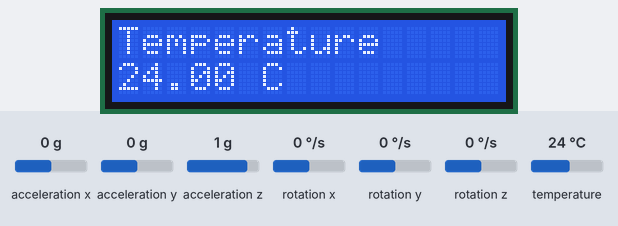
This sketch was run on a simulated Arduino Uno, built with avr-gcc and run on an emulated ATmega328P. Parts: 16×2 character LCD. Inputs (shaded band) come from the test bench; at power-on: temperature 24 °C, acceleration x 0 g, acceleration y 0 g, acceleration z 1 g, rotation x 0 °/s, rotation y 0 °/s, rotation z 0 °/s.

Above: at 3.2 s.
3.3 s: temperature set to 12 °C
At 4.9 s:
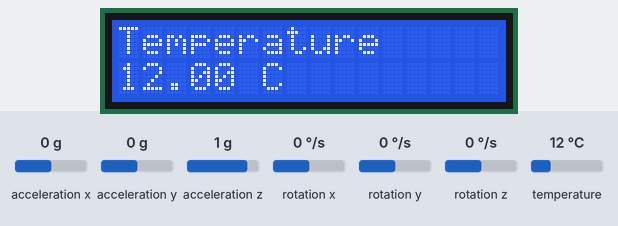
5.2 s: temperature set to 19 °C
At 5.8 s:
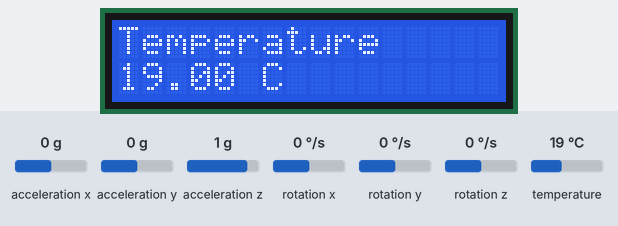
6.8 s: temperature set to 28 °C
At 7.9 s:
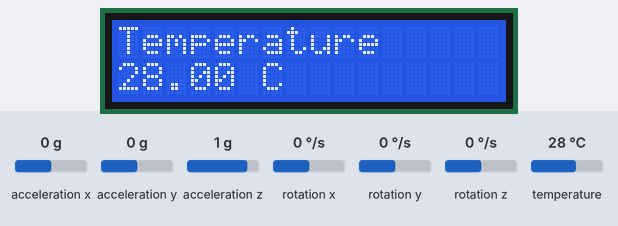
Timing chart, 0 to 9.8 s (numbered marks = the images above; inputs shaded):
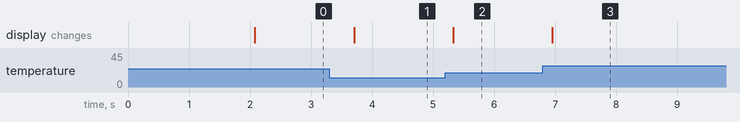

Measured:
- after the input at 3.3 s, the display: changes after 0.40 s (image 1)
- after the input at 5.2 s, the display: changes after 0.13 s (image 2)

The sketch:

PIF_-_Bra_oRob_tico.ino
```cpp
#include<LiquidCrystal.h>
LiquidCrystal lcd(8,9,10,11,12,13);
#include <Wire.h>
#include <MPU6050.h>

#define period 10000

MPU6050 mpu;

int count=0;
char okFlag=0;

void setup()
{
  lcd.begin(16,2);
  //Serial.begin(9600);
  //Serial.println("Initialize MPU6050");
  while(!mpu.begin(MPU6050_SCALE_2000DPS, MPU6050_RANGE_2G))
  {
    lcd.clear();
    lcd.print("Device not Found");
    //Serial.println("Could not find a valid MPU6050 sensor, check wiring!");
    delay(500);
  }
  count=0;

  mpu.calibrateGyro();
  mpu.setThreshold(3);

  lcd.clear();
  lcd.print("MPU6050 Interface");
  lcd.setCursor(0,1);
  lcd.print(" Circuit Digest");
  delay(2000);
  lcd.clear();
}

void loop()
{
    lcd.clear();
    lcd.print("Temperature");
    long st=millis();
    Serial.println("Temperature");
    while(millis()<st+period)
    {
      lcd.setCursor(0,1);
      tempShow();
    }

    lcd.clear();
    lcd.print("Gyro");
    delay(2000);
    st=millis();
    Serial.println("Gyro");
    while(millis()<st+period)
    {
      lcd.setCursor(0,1);
      gyroShow();
    }

    lcd.clear();
    lcd.print("Accelerometer");
    delay(2000);
    st=millis();
    Serial.println("Accelerometer");
    while(millis()<st+period)
    {
      lcd.setCursor(0,1);
      accelShow();
    }
}

void tempShow()
{
    float temp = mpu.readTemperature();
    Serial.print(" Temp = ");
    Serial.print(temp);
    Serial.println(" *C");
    lcd.clear();
    lcd.print("Temperature");
    lcd.setCursor(0,1);
    lcd.print(temp);
    lcd.write((byte)0);
    lcd.print("C");
    delay(400);
}

void gyroShow()
{
  //lcd.setCursor(0,0);
  lcd.clear();
  lcd.print(" X     Y     Z");
  Vector rawGyro = mpu.readRawGyro();
  Vector normGyro = mpu.readNormalizeGyro();
  lcd.setCursor(0,1);
  lcd.print(normGyro.XAxis,1);
  lcd.setCursor(6,1);
  lcd.print(normGyro.YAxis,1);
  lcd.setCursor(12,1);
  lcd.print(normGyro.ZAxis,1);
  Serial.print(" Xnorm = ");
  Serial.print(normGyro.XAxis);
  Serial.print(" Ynorm = ");
  Serial.print(normGyro.YAxis);
  Serial.print(" Znorm = ");
  Serial.println(normGyro.ZAxis);
  delay(200);
}

void accelShow()
{
 // lcd.setCursor(0,0);
  lcd.clear();
  lcd.print(" X     Y     Z");
  Vector rawAccel = mpu.readRawAccel();
  Vector normAccel = mpu.readNormalizeAccel();
  lcd.setCursor(0,1);
  lcd.print(normAccel.XAxis,1);
  lcd.setCursor(6,1);
  lcd.print(normAccel.YAxis,1);
  lcd.setCursor(12,1);
  lcd.print(normAccel.ZAxis,1);
  Serial.print(" Xnorm = ");
  Serial.print(normAccel.XAxis);
  Serial.print(" Ynorm = ");
  Serial.print(normAccel.YAxis);
  Serial.print(" Znorm = ");
  Serial.println(normAccel.ZAxis);
  delay(200);
}
```
